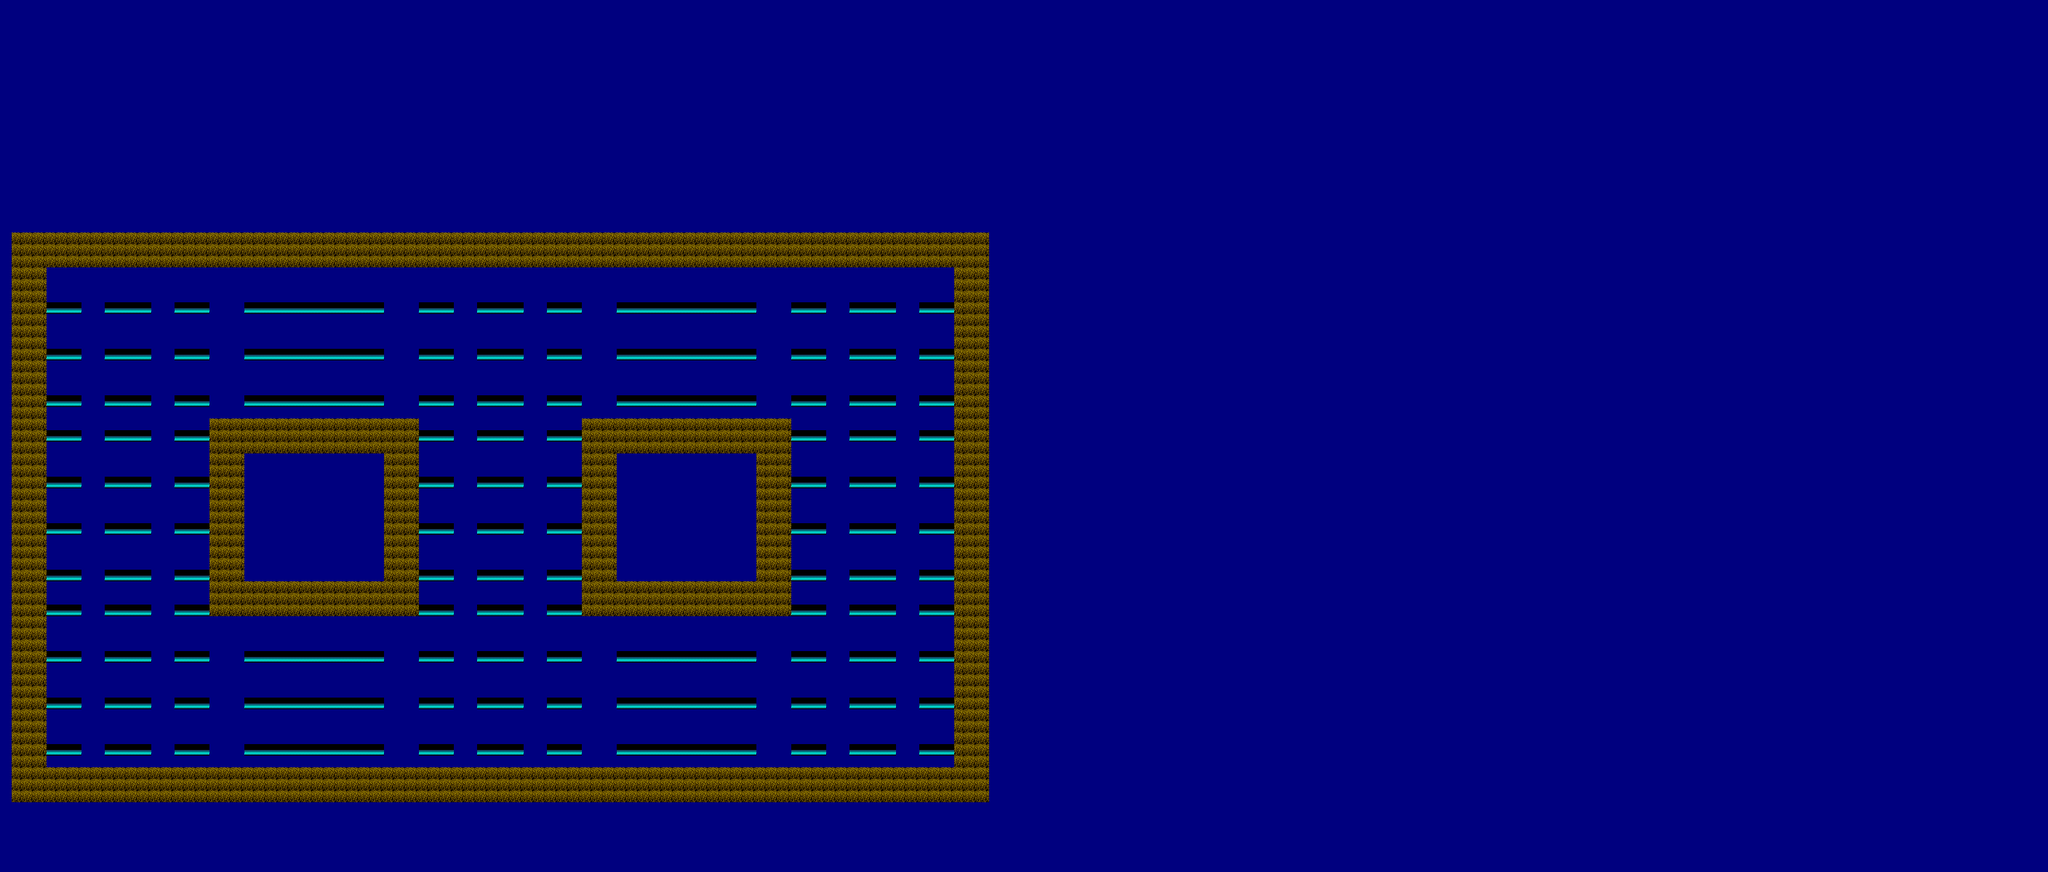

Rendered tile map (Tiled .tmx) drawn with the repository's tilesets; below, a short description and the map source with its tile grids summarised:
An orthogonal 176x75 tile map with 16x16 px tiles, 1 tile layer (Tile Layer 1) and 6 objects (5x cam, spawn).

<map version="1.2" tiledversion="1.2.3" orientation="orthogonal" renderorder="right-down" width="176" height="75" tilewidth="16" tileheight="16" infinite="0" backgroundcolor="#00007f" nextlayerid="5" nextobjectid="87">
 <properties>
  <property name="passages" value="rl" />
  <property name="traveltime" value="1500" />
 </properties>
 <tileset firstgid="1" name="tiles" tilewidth="16" tileheight="16" tilecount="231" columns="11">
  <image source="../textures/tiles1.png" width="176" height="336" />
  <tile id="4" type="block" />
  <tile id="5" type="block" />
  <tile id="9" type="block" />
  <tile id="10" type="block" />
  <tile id="15" type="block" />
  <tile id="16" type="block" />
  <tile id="20" type="block" />
  <tile id="21" type="block" />
  <tile id="22" type="block" />
  <tile id="23" type="block" />
  <tile id="24" type="block" />
  <tile id="25" type="hook" />
  <tile id="26" type="block" />
  <tile id="27" type="block" />
  <tile id="32" type="block" />
  <tile id="63" type="block" />
  <tile id="64" type="block" />
  <tile id="65" type="block" />
  <tile id="74" type="block" />
  <tile id="75" type="block" />
  <tile id="76" type="block" />
  <tile id="99" type="block" />
  <tile id="100" type="hook_platform" />
  <tile id="101" type="hook_platform" />
  <tile id="102" type="hook_platform" />
  <tile id="103" type="block" />
  <tile id="104" type="block" />
  <tile id="105" type="block" />
  <tile id="106" type="block" />
  <tile id="110" type="block" />
  <tile id="111" type="block" />
  <tile id="112" type="block" />
  <tile id="113" type="block" />
  <tile id="114" type="block" />
  <tile id="115" type="block" />
  <tile id="116" type="block" />
  <tile id="125" type="block" />
  <tile id="126" type="block" />
  <tile id="183" type="watertop" />
  <tile id="184" type="watertop" />
  <tile id="185" type="watertop" />
  <tile id="186" type="watertop" />
  <tile id="194" type="water" />
  <tile id="195" type="water" />
  <tile id="196" type="water" />
  <tile id="197" type="water" />
  <tile id="205" type="rain" />
  <tile id="206" type="rain" />
  <tile id="217" type="ice" />
  <tile id="227" type="platform" />
  <tile id="229" type="exit" />
  <tile id="230" type="iceblock" />
 </tileset>
 <layer id="1" name="Tile Layer 1" width="176" height="75">
  <data>[13200 cells, 1584 non-empty, 2 distinct tile ids]</data>
 </layer>
 <objectgroup id="4" name="Object Layer 1">
  <object id="11" name="player" type="spawn" x="176" y="448" />
  <object id="71" type="cam" x="48" y="352" width="1280" height="240" />
  <object id="72" type="cam" x="48" y="352" width="256" height="720" />
  <object id="79" type="cam" x="48" y="832" width="1280" height="240" />
  <object id="84" type="cam" x="560" y="352" width="256" height="720" />
  <object id="86" type="cam" x="1072" y="352" width="256" height="720" />
 </objectgroup>
</map>